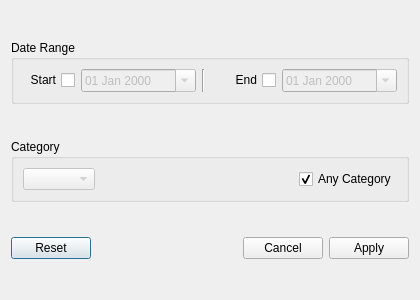
<?xml version="1.0" encoding="UTF-8"?>
<ui version="4.0">
 <class>FilterLedger</class>
 <widget class="QDialog" name="FilterLedger">
  <property name="geometry">
   <rect>
    <x>0</x>
    <y>0</y>
    <width>420</width>
    <height>300</height>
   </rect>
  </property>
  <property name="windowTitle">
   <string>Dialog</string>
  </property>
  <layout class="QVBoxLayout" name="verticalLayout">
   <item>
    <widget class="QGroupBox" name="groupBox">
     <property name="sizePolicy">
      <sizepolicy hsizetype="Preferred" vsizetype="Maximum">
       <horstretch>0</horstretch>
       <verstretch>0</verstretch>
      </sizepolicy>
     </property>
     <property name="title">
      <string>Date Range</string>
     </property>
     <layout class="QHBoxLayout" name="horizontalLayout">
      <item>
       <widget class="QCheckBox" name="startDateEnabled">
        <property name="layoutDirection">
         <enum>Qt::RightToLeft</enum>
        </property>
        <property name="text">
         <string>Start</string>
        </property>
        <property name="checked">
         <bool>false</bool>
        </property>
        <property name="tristate">
         <bool>false</bool>
        </property>
       </widget>
      </item>
      <item>
       <widget class="QDateEdit" name="startDate">
        <property name="enabled">
         <bool>false</bool>
        </property>
        <property name="sizePolicy">
         <sizepolicy hsizetype="Preferred" vsizetype="Fixed">
          <horstretch>0</horstretch>
          <verstretch>0</verstretch>
         </sizepolicy>
        </property>
        <property name="minimumSize">
         <size>
          <width>115</width>
          <height>0</height>
         </size>
        </property>
        <property name="displayFormat">
         <string>dd MMM yyyy</string>
        </property>
        <property name="calendarPopup">
         <bool>true</bool>
        </property>
       </widget>
      </item>
      <item>
       <widget class="Line" name="line">
        <property name="orientation">
         <enum>Qt::Vertical</enum>
        </property>
       </widget>
      </item>
      <item>
       <spacer name="horizontalSpacer">
        <property name="orientation">
         <enum>Qt::Horizontal</enum>
        </property>
        <property name="sizeHint" stdset="0">
         <size>
          <width>40</width>
          <height>20</height>
         </size>
        </property>
       </spacer>
      </item>
      <item>
       <widget class="QCheckBox" name="endDateEnabled">
        <property name="layoutDirection">
         <enum>Qt::RightToLeft</enum>
        </property>
        <property name="text">
         <string>End</string>
        </property>
       </widget>
      </item>
      <item>
       <widget class="QDateEdit" name="endDate">
        <property name="enabled">
         <bool>false</bool>
        </property>
        <property name="sizePolicy">
         <sizepolicy hsizetype="Preferred" vsizetype="Fixed">
          <horstretch>0</horstretch>
          <verstretch>0</verstretch>
         </sizepolicy>
        </property>
        <property name="minimumSize">
         <size>
          <width>115</width>
          <height>0</height>
         </size>
        </property>
        <property name="showGroupSeparator" stdset="0">
         <bool>false</bool>
        </property>
        <property name="displayFormat">
         <string>dd MMM yyyy</string>
        </property>
        <property name="calendarPopup">
         <bool>true</bool>
        </property>
       </widget>
      </item>
     </layout>
    </widget>
   </item>
   <item>
    <widget class="QGroupBox" name="groupBox_2">
     <property name="sizePolicy">
      <sizepolicy hsizetype="Preferred" vsizetype="Maximum">
       <horstretch>0</horstretch>
       <verstretch>0</verstretch>
      </sizepolicy>
     </property>
     <property name="title">
      <string>Category</string>
     </property>
     <layout class="QHBoxLayout" name="horizontalLayout_2">
      <item>
       <widget class="QComboBox" name="categoryEdit">
        <property name="enabled">
         <bool>false</bool>
        </property>
       </widget>
      </item>
      <item>
       <spacer name="horizontalSpacer_2">
        <property name="orientation">
         <enum>Qt::Horizontal</enum>
        </property>
        <property name="sizeHint" stdset="0">
         <size>
          <width>40</width>
          <height>20</height>
         </size>
        </property>
       </spacer>
      </item>
      <item>
       <widget class="QCheckBox" name="anyCategory">
        <property name="text">
         <string>Any Category</string>
        </property>
        <property name="checked">
         <bool>true</bool>
        </property>
       </widget>
      </item>
     </layout>
    </widget>
   </item>
   <item>
    <widget class="QDialogButtonBox" name="buttonBox">
     <property name="orientation">
      <enum>Qt::Horizontal</enum>
     </property>
     <property name="standardButtons">
      <set>QDialogButtonBox::Apply|QDialogButtonBox::Cancel|QDialogButtonBox::Reset</set>
     </property>
    </widget>
   </item>
  </layout>
 </widget>
 <resources/>
 <connections>
  <connection>
   <sender>buttonBox</sender>
   <signal>accepted()</signal>
   <receiver>FilterLedger</receiver>
   <slot>accept()</slot>
   <hints>
    <hint type="sourcelabel">
     <x>248</x>
     <y>254</y>
    </hint>
    <hint type="destinationlabel">
     <x>157</x>
     <y>274</y>
    </hint>
   </hints>
  </connection>
  <connection>
   <sender>buttonBox</sender>
   <signal>rejected()</signal>
   <receiver>FilterLedger</receiver>
   <slot>reject()</slot>
   <hints>
    <hint type="sourcelabel">
     <x>316</x>
     <y>260</y>
    </hint>
    <hint type="destinationlabel">
     <x>286</x>
     <y>274</y>
    </hint>
   </hints>
  </connection>
  <connection>
   <sender>startDateEnabled</sender>
   <signal>toggled(bool)</signal>
   <receiver>startDate</receiver>
   <slot>setEnabled(bool)</slot>
   <hints>
    <hint type="sourcelabel">
     <x>55</x>
     <y>76</y>
    </hint>
    <hint type="destinationlabel">
     <x>133</x>
     <y>76</y>
    </hint>
   </hints>
  </connection>
  <connection>
   <sender>endDateEnabled</sender>
   <signal>toggled(bool)</signal>
   <receiver>endDate</receiver>
   <slot>setEnabled(bool)</slot>
   <hints>
    <hint type="sourcelabel">
     <x>264</x>
     <y>76</y>
    </hint>
    <hint type="destinationlabel">
     <x>339</x>
     <y>76</y>
    </hint>
   </hints>
  </connection>
  <connection>
   <sender>anyCategory</sender>
   <signal>toggled(bool)</signal>
   <receiver>categoryEdit</receiver>
   <slot>setDisabled(bool)</slot>
   <hints>
    <hint type="sourcelabel">
     <x>326</x>
     <y>173</y>
    </hint>
    <hint type="destinationlabel">
     <x>63</x>
     <y>173</y>
    </hint>
   </hints>
  </connection>
 </connections>
</ui>
